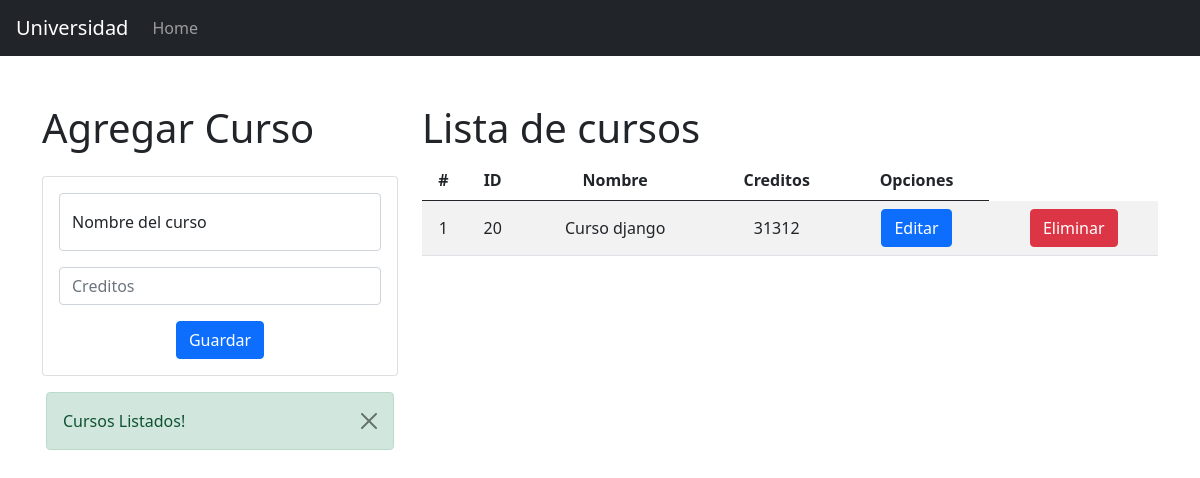
The page / on the database its author committed.
### academico/models.py (models this page shows, shortened)
class Course(models.Model):
    name = models.CharField(max_length=40, null=False)
    credits = models.PositiveSmallIntegerField()

### academico/views.py (the view)
# urls.py: path("", views.home, name="home"),
def home(request):
    courses = Course.objects.all()
    if len(courses) > 0:
        messages.success(request, "Cursos Listados!")
    return render(request, "manage_courses.html", {"courses": courses})

### academico/templates/manage_courses.html (shortened to what this page needs)
{% extends 'base.html' %}
{% load static %}
{% block head %}
<link rel="stylesheet" href="{% static 'css/manage_courses.css' %}" />
{% endblock head %} {% block content %}
<div class="row">
  <section class="col col-12 col-md-6 col-lg-4 mb-4 mb-md-0">
    <h3 class="h1">Agregar Curso</h3>
    <div class="card mt-4 text-center">
      <div class="card-body">
        <form method="POST" action="{% url 'academico:add_course' %}">
          <div class="form-floating mb-3">
            <input
              type="text"
              id="course_name"
              name="course_name"
              class="form-control"
              placeholder="Nomre del curso"
            />
            <label for="course_name">Nombre del curso</label>
          </div>
          <div class="form-group mb-3">
            <input
              type="number"
              id="credits"
              name="credits"
              class="form-control"
              placeholder="Creditos"
            />
          </div>
          <div class="form-group">
            <button type="submit" class="btn btn-primary">
              Guardar
            </button>
          </div>
        </form>
      </div>
    </div>
    <div class="row p-3">
      {% for message in messages %}
      <div class="alert alert-success alert-dismissible fade show" role="alert">
        {{ message }}
        <button type="button" class="btn-close" data-dismiss="alert" aria-label="Close">
        </button>
      </div>
      {% endfor %}
    </div>
  </section>
  <section class="col col-12 col-md-6 col-lg-8">
    <h3 class="h1">Lista de cursos</h3>
    <div class="table-responsive">
      <table class="table table-striped">
        <thead>
          <tr>
            <th>#</th>
            <th>ID</th>
            <th>Nombre</th>
            <th>Creditos</th>
            <th>Opciones</th>
          </tr>
        </thead>
        <tbody>
          {% for course in courses %}
          <tr>
            <td>{{ forloop.counter }}</td>
            <td>{{ course.id }}</td>
            <td>{{ course.name | capfirst }}</td>
            <td>{{ course.credits }}</td>
            <td>
              <a
                href="{% url 'academico:edit_course' course.id %}"
                class="btn btn-primary"
                >Editar</a
              >
            </td>
            <td>
              <a
                href="{% url 'academico:delete_course' course.id %}"
                class="btn btn-danger btn-delete"
                >Eliminar</a
              >
            </td>
          </tr>
          {% endfor %}
        </tbody>
      </table>
    </div>
  </section>
</div>
{% endblock %}

### academico/static/css/manage_courses.css (style rules this page uses)
th, td { text-align: center; vertical-align: middle; }

### rows shown on the page
Course: id "20", name "Curso django", credits "31312"

### other values the page prints
{{ message }} "Cursos Listados!"
